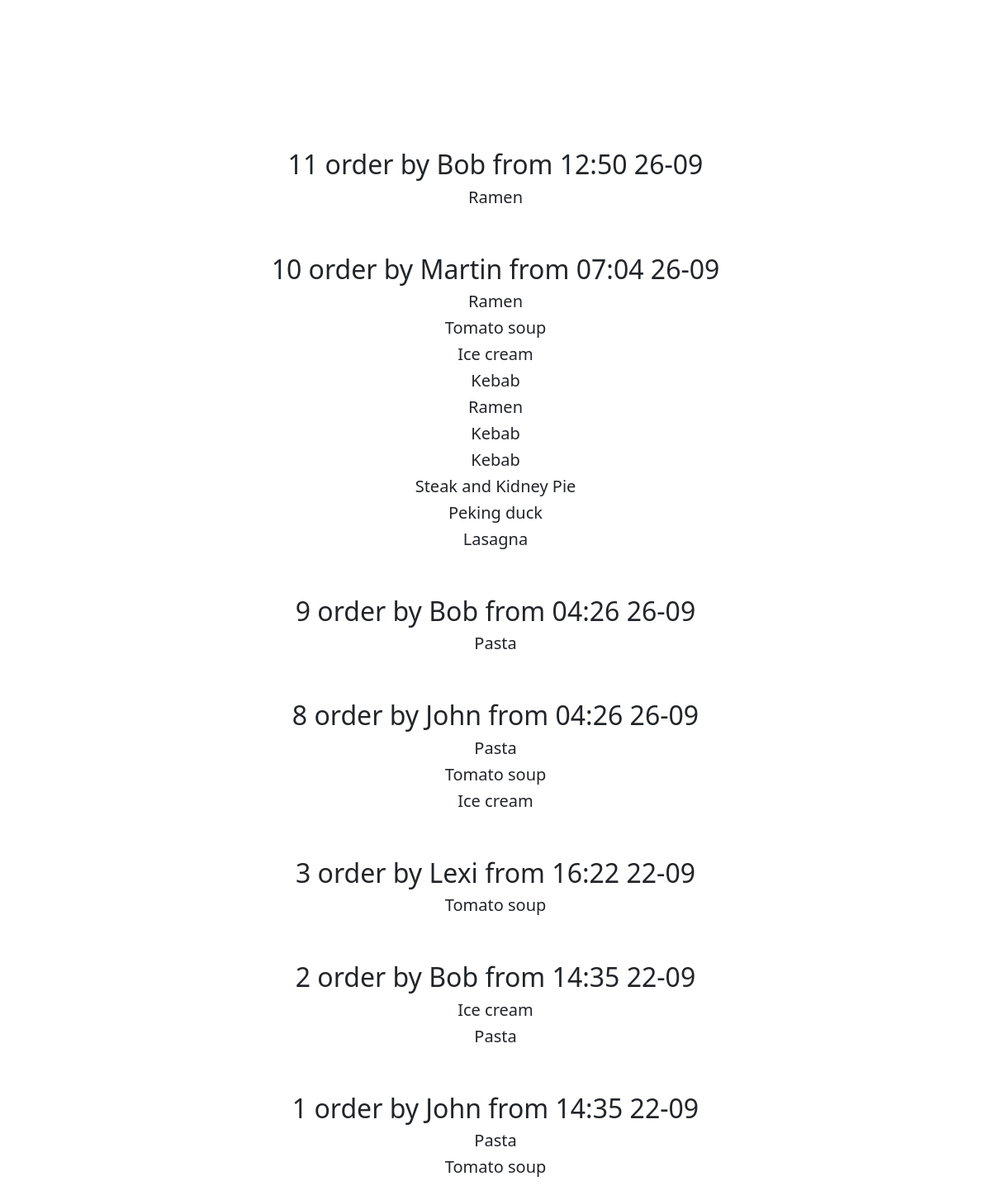
The app's page /history with its own data.
### main/models.py (models this page shows, shortened)
class Dish(models.Model):
    title = models.CharField(max_length=150)
    composition = models.CharField(max_length=150)
    price = models.IntegerField()

### main/views.py (the view)
# urls.py: path('history', HistoryOrderView.as_view(), name='history'),
class HistoryOrderView(TemplateView):
    template_name = 'history.html'
    def get_context_data(self, **kwargs):
        context = super().get_context_data(**kwargs)
        order_dict = {}
        for order in Order.objects.all().order_by('-date').select_related('worker'):
            dishes = [str(dish) for dish in order.dish.all()]
            order_id, name, date = order.id, order.worker.name, order.date.strftime("%H:%M %d-%m")
            order_dict[f'{order_id} order by {name} from {date}'] = dishes
        context['order_dict'] = order_dict
        return context

### main/models.py (called while the page is built)
    def __str__(self):
        return f'{self.dish.title}'

### templates/history.html
{% extends 'base.html' %}
{% block content %}
    <div class="container">
        <div class="row">
            <div class="col-3"></div>
            <div class="col-6">
                <div class="text-center main" style="margin-top: 33%;">
                    {% for order, dishes in order_dict.items %}
                        <h2>{{ order }}</h2>
                        {% for dish in dishes %}
                            <h5>{{ dish }}</h5>
                        {% endfor %}
                        <br><br>
                    {% endfor %}
                </div>
            </div>
            <div class="col-3"></div>
        </div>
    </div>
{% endblock %}

### templates/base.html (shortened to what this page needs)
<!DOCTYPE html>
<html lang="en">
<head>
    <link href="https://cdn.jsdelivr.net/npm/bootstrap@5.0.2/dist/css/bootstrap.min.css" rel="stylesheet"
>
</head>
<body>
{% block content %}
{% endblock %}
</body>
</html>

### records on screen
Dish: dishes "Ramen" "Ramen" "Ramen"
Dish: dishes "Tomato soup" "Tomato soup" "Tomato soup" "Tomato soup"
Dish: dishes "Ice cream" "Ice cream" "Ice cream"
Dish: dishes "Kebab" "Kebab" "Kebab"
Dish: dishes "Steak and Kidney Pie"
Dish: dishes "Peking duck"
Dish: dishes "Lasagna"
Dish: dishes "Pasta" "Pasta" "Pasta" "Pasta"

### other values on screen
{{ order }} "11 order by Bob from 12:50 26-09" "10 order by Martin from 07:04 26-09" "9 order by Bob from 04:26 26-09" "8 order by John from 04:26 26-09" "3 order by Lexi from 16:22 22-09" "2 order by Bob from 14:35 22-09" "1 order by John from 14:35 22-09"
